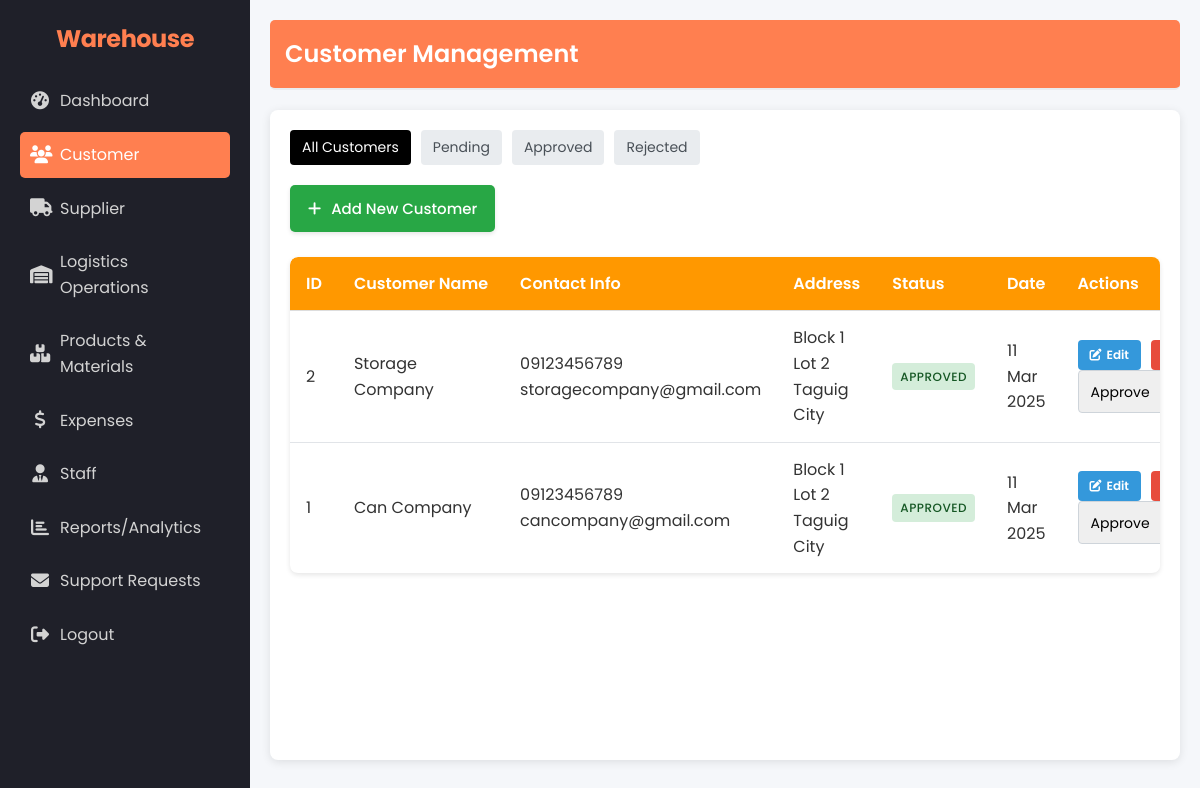
The page /admin/customers.php (signed in) on the database its author committed.
### tables this page shows
CREATE TABLE `customers` (
  `CustomerID` int(11) NOT NULL,
  `CustomerName` varchar(100) NOT NULL,
  `Phone` varchar(20) DEFAULT NULL,
  `Email` varchar(100) DEFAULT NULL,
  `Address` varchar(255) DEFAULT NULL,
  `customer_status` varchar(32) NOT NULL DEFAULT 'pending',
  `created_at` timestamp NOT NULL DEFAULT current_timestamp(),
  `Password` varchar(255) NOT NULL DEFAULT ''
);

### admin/customers.php (the view, shortened to what this page needs)
<?php
require_once '../admin/session_check_admin.php';
$statusFilter = isset($_GET['status']) ? $_GET['status'] : 'all';
if ($statusFilter === 'all') {
    $sql = "SELECT *, DATE_FORMAT(created_at, '%d %b %Y') as formatted_date FROM customers ORDER BY CustomerID DESC";
    $stmt = $conn->prepare($sql);
} else {
    $sql = "SELECT *, DATE_FORMAT(created_at, '%d %b %Y') as formatted_date FROM customers WHERE customer_status = ? ORDER BY CustomerID DESC";
    $stmt = $conn->prepare($sql);
    $stmt->bind_param("s", $statusFilter);
}
$stmt->execute();
$result = $stmt->get_result();
$customers = [];
if ($result && $result->num_rows > 0) {
    while($row = $result->fetch_assoc()) {
        $customers[] = $row;
    }
}
?>
<!DOCTYPE html>
<html lang="en">
<head>
    <link rel="stylesheet" href="../assets/css/style.css">
    <link rel="stylesheet" href="../assets/css/admin.css">
    <link rel="stylesheet" href="https://cdnjs.cloudflare.com/ajax/libs/font-awesome/6.5.1/css/all.min.css">
</head>
<body>
    <div class="dashboard-container">
        <?php include '../layouts/sidebar.php'; ?>
        <div class="main-content">
            <header>
                <h1>Customer Management</h1>
            </header>
            <div class="content">
                <div class="status-filters">
                    <a href="?status=all" class="status-filter <?php echo $statusFilter === 'all' ? 'active' : ''; ?>">All Customers</a>
                    <a href="?status=pending" class="status-filter <?php echo $statusFilter === 'pending' ? 'active' : ''; ?>">Pending</a>
                    <a href="?status=approved" class="status-filter <?php echo $statusFilter === 'approved' ? 'active' : ''; ?>">Approved</a>
                    <a href="?status=rejected" class="status-filter <?php echo $statusFilter === 'rejected' ? 'active' : ''; ?>">Rejected</a>
                </div>
                <button id="btnAddCustomer" class="btn-add-customer">
                    <i class="fas fa-plus"></i> Add New Customer
                </button>
                <div class="customer-table-container">
                    <?php if (!empty($customers)): ?>
                        <table class="customer-table">
                            <thead>
                                <tr>
                                    <th>ID</th>
                                    <th>Customer Name</th>
                                    <th>Contact Info</th>
                                    <th>Address</th>
                                    <th>Status</th>
                                    <th>Date</th>
                                    <th>Actions</th>
                                </tr>
                            </thead>
                            <tbody>
                                <?php foreach ($customers as $customer): ?>
                                <tr>
                                    <td><?php echo htmlspecialchars($customer['CustomerID']); ?></td>
                                    <td><?php echo htmlspecialchars($customer['CustomerName']); ?></td>
                                    <td>
                                        <div><?php echo htmlspecialchars($customer['Phone']); ?></div>
                                        <div><?php echo htmlspecialchars($customer['Email']); ?></div>
                                    </td>
                                    <td><?php echo htmlspecialchars($customer['Address']); ?></td>
                                    <td>
                                        <span class="status-badge status-<?php echo isset($customer['customer_status']) ? $customer['customer_status'] : 'pending'; ?>">
                                            <?php echo ucfirst(isset($customer['customer_status']) ? $customer['customer_status'] : 'pending'); ?>
                                        </span>
                                    </td>
                                    <td><?php echo isset($customer['formatted_date']) ? $customer['formatted_date'] : 'N/A'; ?></td>
                                    <td>
                                        <div class="action-buttons">
                                            <button class="btn-edit" data-customerid="<?php echo htmlspecialchars($customer['CustomerID']); ?>">
                                                <i class="fas fa-edit"></i> Edit
                                            </button>
                                            <button class="btn-delete" data-customerid="<?php echo htmlspecialchars($customer['CustomerID']); ?>">
                                            </button>
                                        </div>
                                        <form method="POST" class="action-form">
                                            <select name="status">
                                                <option value="approved" <?php echo (isset($customer['customer_status']) && $customer['customer_status'] === 'approved') ? 'selected' : ''; ?>>Approve</option>
                                            </select>
                                        </form>
                                    </td>
                                </tr>
                                <?php endforeach; ?>
                            </tbody>
                        </table>
                    <?php else: ?>
                        <div class="no-records">
                            <p>No <?php echo $statusFilter !== 'all' ? $statusFilter : ''; ?> customers found.</p>
                        </div>
                    <?php endif; ?>
                </div>
            </div>
        </div>
    </div>
</body>
</html>

### assets/css/style.css (style rules this page uses)
* { margin: 0; padding: 0; box-sizing: border-box; font-family: 'Poppins', sans-serif; }
body { background: #f5f7fa; display: flex; justify-content: center; align-items: center; min-height: 100vh; background-image: linear-gradient(to right, #6a11cb, #2575fc); }
* { margin: 0; padding: 0; box-sizing: border-box; }
body { font-family: Arial, sans-serif; background-color: #f4f4f4; color: #fff; display: flex; height: 100vh; }
.dashboard-container { display: flex; width: 100%; }
.main-content { flex-grow: 1; padding: 20px; background-color: #fff; color: #333; }
header { background-color: #ff7f50; color: #fff; padding: 15px; border-radius: 5px; margin-bottom: 20px; }
.content { background-color: #eaeaea; padding: 20px; border-radius: 5px; min-height: calc(100vh - 150px); }
.customer-table-container { margin-top: 20px; overflow-x: auto; }
.customer-table { width: 100%; border-collapse: collapse; background-color: #fff; box-shadow: 0 2px 5px rgba(0, 0, 0, 0.1); }
.customer-table th, .customer-table td { padding: 12px 15px; text-align: left; border-bottom: 1px solid #ddd; }
.customer-table th { background-color: #ff7f50; color: #fff; font-weight: bold; }
.btn-edit, .btn-delete { padding: 5px 10px; border: none; border-radius: 5px; cursor: pointer; font-size: 14px; transition: background-color 0.3s ease; }
.btn-edit { background-color: #4caf50; color: #fff; }
.btn-delete { background-color: #f44336; color: #fff; }
* { margin: 0; padding: 0; box-sizing: border-box; font-family: 'Segoe UI', Tahoma, Geneva, Verdana, sans-serif; }
body { min-height: 100vh; display: flex; justify-content: center; align-items: center; background: #1f1c1c; color: #fff; }
body { background-color: #ffffff; color: #333; line-height: 1.6; padding: 40px 0; }

### assets/css/sidebar.css (style rules this page uses)
html, body { margin: 0; padding: 0; min-height: 100vh; overflow-x: hidden; }
body { padding-left: 250px !important; transition: none; }
.dashboard-container { display: flex; width: 100%; min-height: 100vh; }

### admin/customers.php (style rules this page uses)
header h1 { color: white; }
.status-filters { margin-bottom: 20px; display: flex; gap: 10px; }
.status-filter { padding: 6px 12px; border-radius: 4px; text-decoration: none; color: #495057; background-color: #e9ecef; font-size: 14px; transition: all 0.2s; }
.status-filter.active { background-color: #000; color: #fff; }
.status-badge { display: inline-block; padding: 4px 8px; border-radius: 4px; font-size: 12px; font-weight: 500; }
.status-approved { background-color: #d4edda; color: #155724; }
.action-form { display: flex; gap: 5px; }
.action-form select { padding: 6px 8px; border: 1px solid #ced4da; border-radius: 4px; font-size: 14px; }
.customer-table td { vertical-align: middle; }

### rows shown on the page
customers: CustomerID "2", CustomerName "Storage Company", Phone "09123456789", Email "storagecompany@gmail.com", Address "Block 1 Lot 2 Taguig City", customer_status "APPROVED", formatted_date "11 Mar 2025", status "Approve"
customers: CustomerID "1", CustomerName "Can Company", Phone "09123456789", Email "cancompany@gmail.com", Address "Block 1 Lot 2 Taguig City", customer_status "APPROVED", formatted_date "11 Mar 2025", status "Approve"
